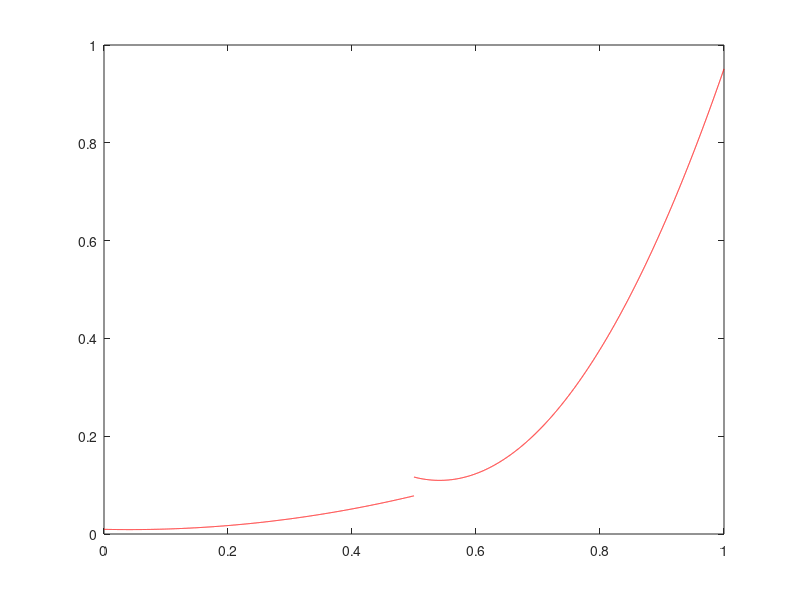
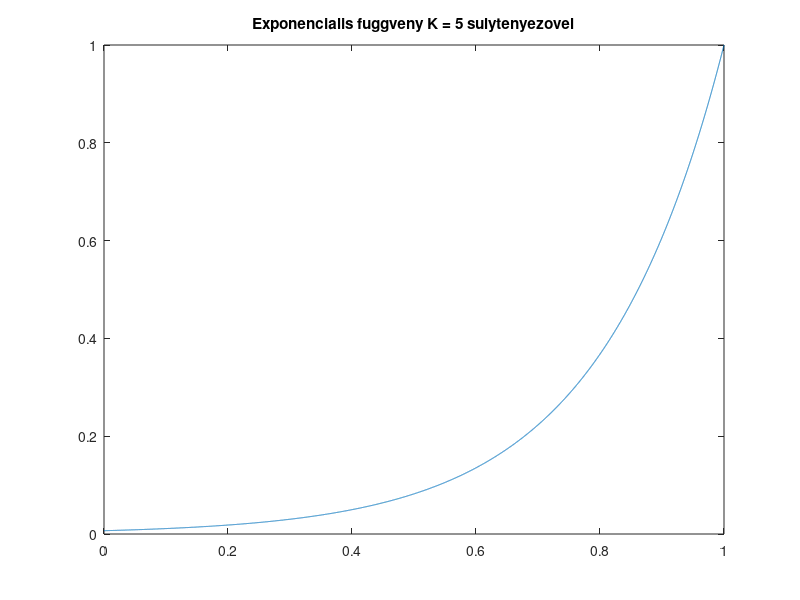

The MATLAB source for these figures, in order:
% variables
k = 5;
intervals = 2;
power = 2;  

% interval
i_min = 0;
i_max = 1;
density = 0.0001;

% -------------------------------
% Create original funciton 
% -------------------------------

    % preload values into a vector
    x = i_min:density:i_max;

    % store function generated values
    y = exp(k*(x - i_max));

% -------------------------------
% create fitting curve polinoms
% -------------------------------

    increment = length(x) / intervals;
    polynoms = zeros(intervals, power + 1);
    

    figure
    
    for i = 0 : intervals - 1
        
        % get the required interval
        i_start = floor(increment * i) + 1;
        i_stop = floor(increment * (i + 1));
        
        % create temporary function
        temp_x = x(i_start:i_stop);
        temp_y = exp(k*(temp_x - i_max));
        
        % create fitting curve for the generated function
        polynoms(i+1,:) = polyfit(temp_x, temp_y, 2);
        
        % plot
        %y_fit = polyval(polynoms(i+1), temp_x);
        y_fit = polynoms(i+1,1) * temp_x.^2 + polynoms(i+1,2) * temp_x + polynoms(i+1,3);
        plot(temp_x, y_fit, 'red');
        hold on
        
    end
    
    
% -------------------------------------
% plot original
% -------------------------------------
figure
plot(x,y)
title(['Exponencialis fuggveny K = ', num2str(k), ' sulytenyezovel'])

% figure title
set(gcf,'name','Exponential function','numbertitle','off')




